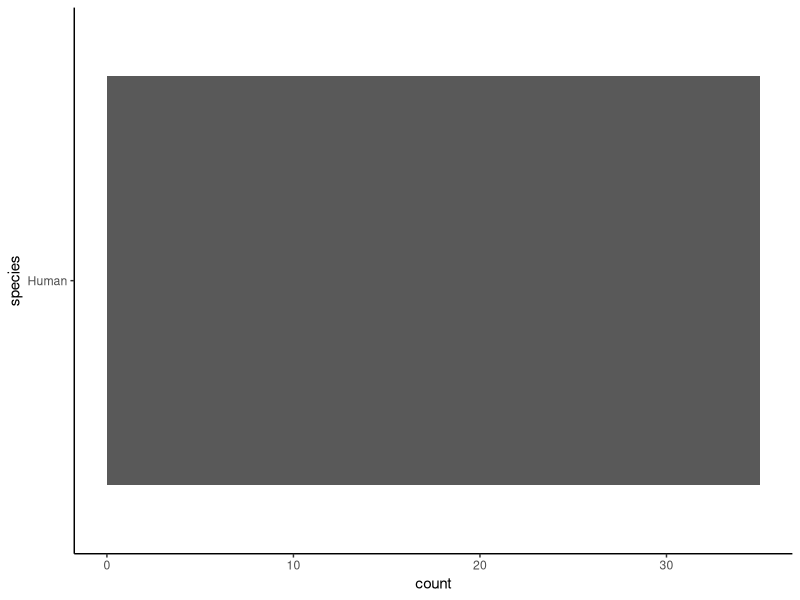
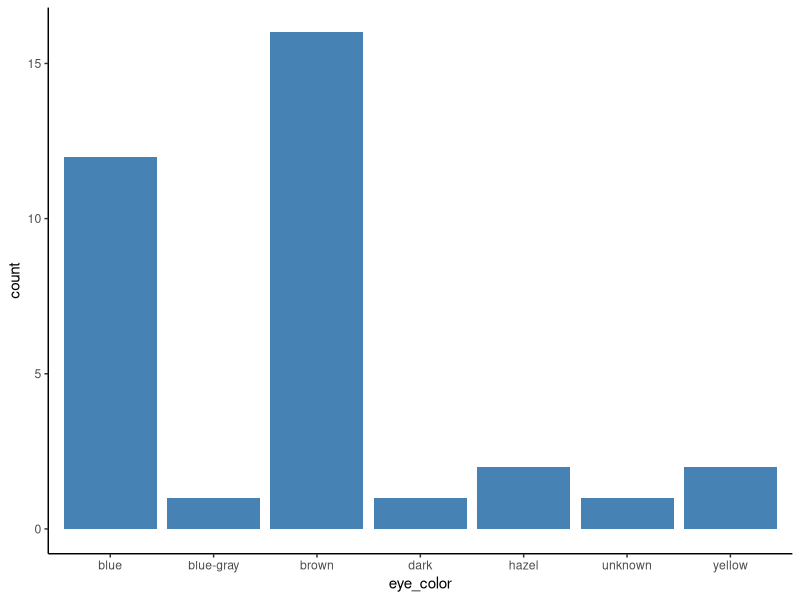
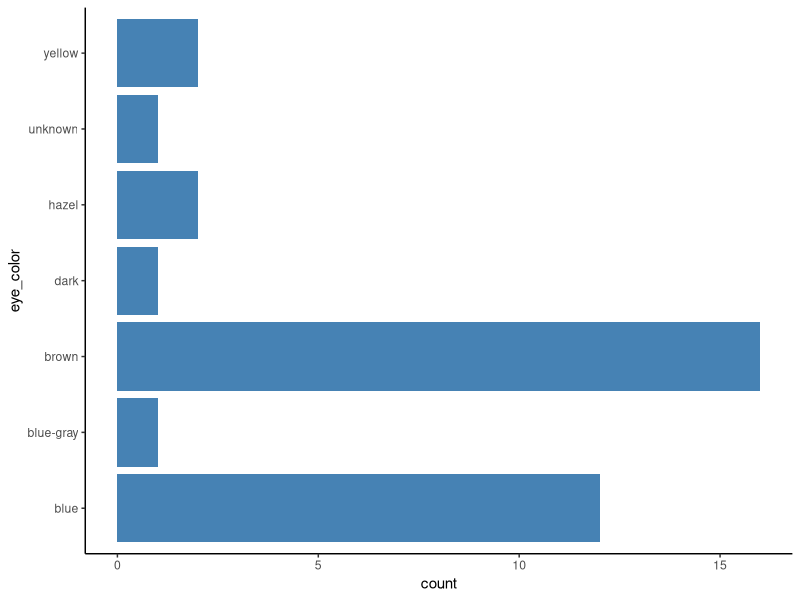
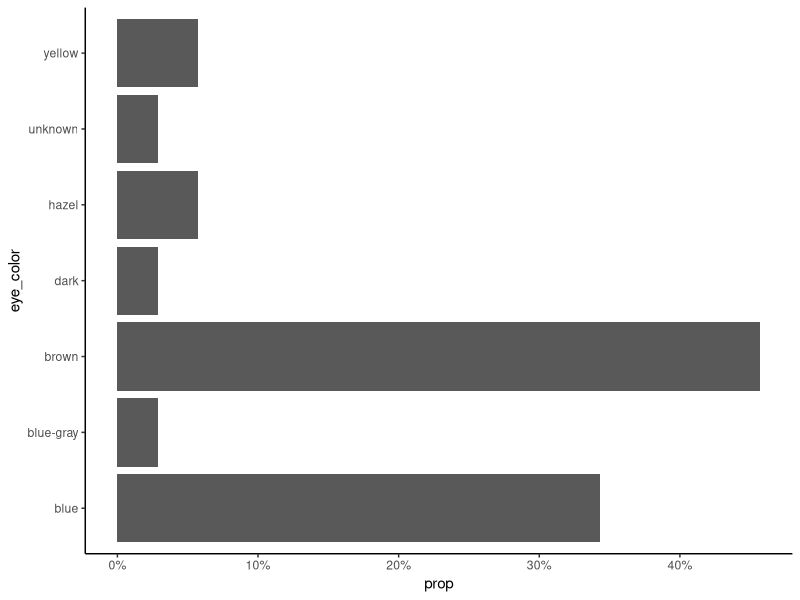
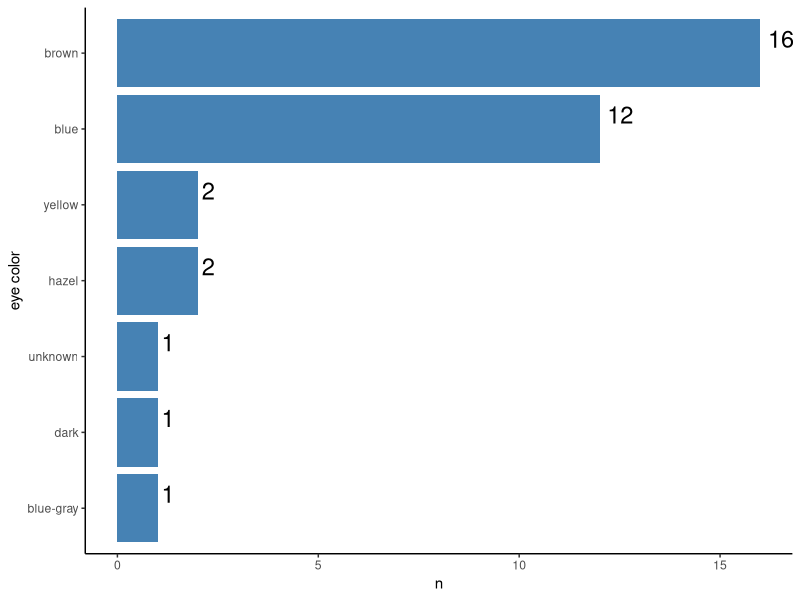
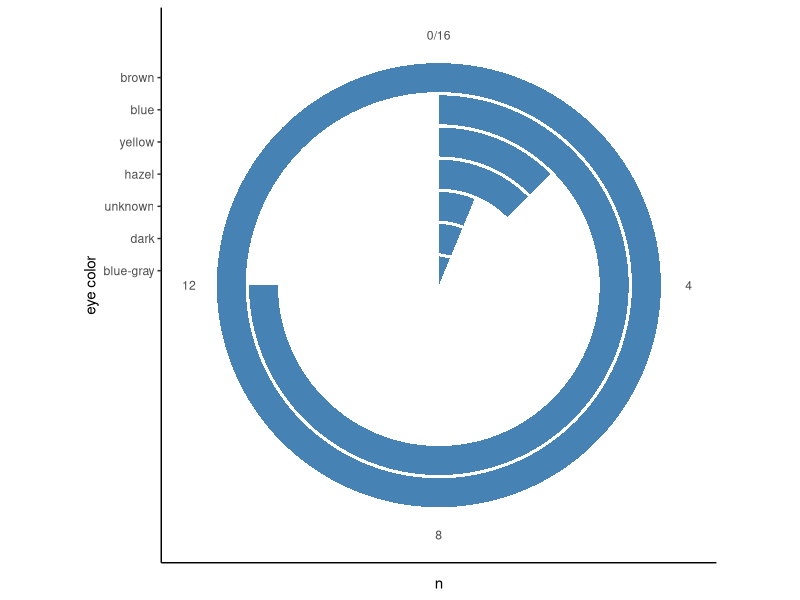
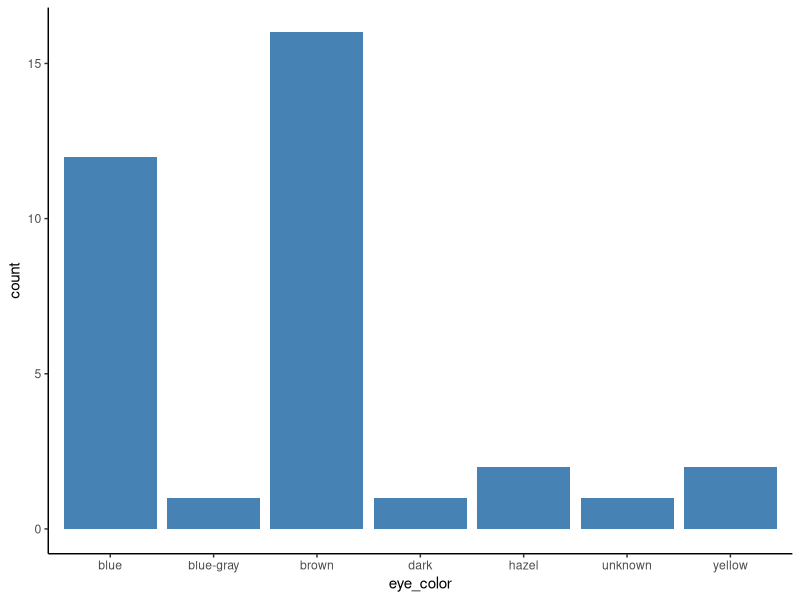
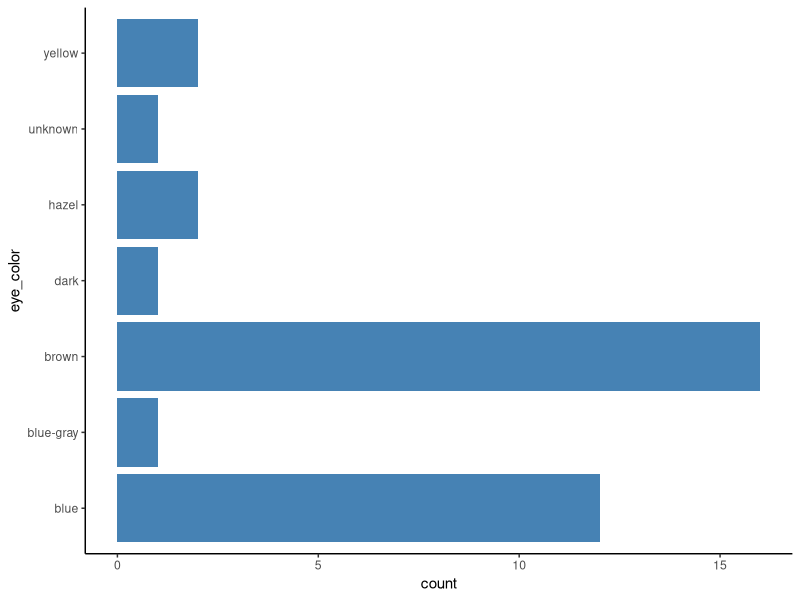

Write R code to recreate these figures, in order.
##-----------------------------------------------------
##
## DataViz II: Tortas y barras
## Autor: German A. Gonzalez
## Fecha: Nov-2018
## germangfeler.github.io/datascience/shape-of-you/
##
##-----------------------------------------------------

## Cargamos ggplot2
library(ggplot2)
library(dplyr)

starwars

humans <- filter(starwars, species=="Human")

g <- ggplot(humans, aes(species))
g + geom_bar() +  coord_flip() + theme_classic()


## Barplot
g <- ggplot(humans, aes(eye_color)) + 
     geom_bar(fill="steelblue") + theme_classic()
g
ggsave(filename="barplot1.png", width=5, height=4)

## Rotamos el gráfico     
g  +  coord_flip() 
ggsave(filename="barplot2.png", width=5, height=4)

##
ggplot(humans) + 
  geom_bar(mapping = aes(x = eye_color, y = ..prop.., group = 1), stat = "count") + 
  scale_y_continuous(labels = scales::percent_format()) +  coord_flip() + theme_classic()
  
  
## Table
eyecolor <- as.data.frame(table(humans$eye_color))
colnames(eyecolor) <- c("eye_color", "n")

## Barplot
g <- ggplot(eyecolor, aes(x=reorder(eye_color, n), y=n)) + xlab("eye color")
g <- g + geom_bar(stat="identity", fill="steelblue")  + theme_classic()
g + geom_text(aes(label=n), vjust=-0.3, hjust=-0.3, size=6) +  coord_flip()

## pie chart
pie <- g+ coord_polar("y", start=0)
pie


## Table
eh <- as.data.frame(table(starwars$eye_color, starwars$hair_color))
colnames(eh) <- c("eye_color", "n")
